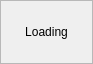
<?xml version="1.0" encoding="UTF-8"?>
<ui version="4.0">
 <class>Loading</class>
 <widget class="QDialog" name="Loading">
  <property name="geometry">
   <rect>
    <x>0</x>
    <y>0</y>
    <width>249</width>
    <height>111</height>
   </rect>
  </property>
  <property name="windowTitle">
   <string>Loading</string>
  </property>
  <layout class="QVBoxLayout" name="verticalLayout_2">
   <property name="spacing">
    <number>0</number>
   </property>
   <property name="sizeConstraint">
    <enum>QLayout::SetFixedSize</enum>
   </property>
   <property name="leftMargin">
    <number>0</number>
   </property>
   <property name="topMargin">
    <number>0</number>
   </property>
   <property name="rightMargin">
    <number>0</number>
   </property>
   <property name="bottomMargin">
    <number>0</number>
   </property>
   <item>
    <widget class="QFrame" name="frame">
     <property name="frameShape">
      <enum>QFrame::StyledPanel</enum>
     </property>
     <property name="frameShadow">
      <enum>QFrame::Raised</enum>
     </property>
     <layout class="QVBoxLayout" name="verticalLayout">
      <property name="spacing">
       <number>24</number>
      </property>
      <property name="leftMargin">
       <number>24</number>
      </property>
      <property name="topMargin">
       <number>24</number>
      </property>
      <property name="rightMargin">
       <number>24</number>
      </property>
      <property name="bottomMargin">
       <number>24</number>
      </property>
      <item>
       <widget class="QLabel" name="title">
        <property name="text">
         <string>Loading</string>
        </property>
        <property name="alignment">
         <set>Qt::AlignCenter</set>
        </property>
        <property name="textInteractionFlags">
         <set>Qt::LinksAccessibleByMouse</set>
        </property>
       </widget>
      </item>
     </layout>
    </widget>
   </item>
  </layout>
 </widget>
 <resources/>
 <connections/>
</ui>
